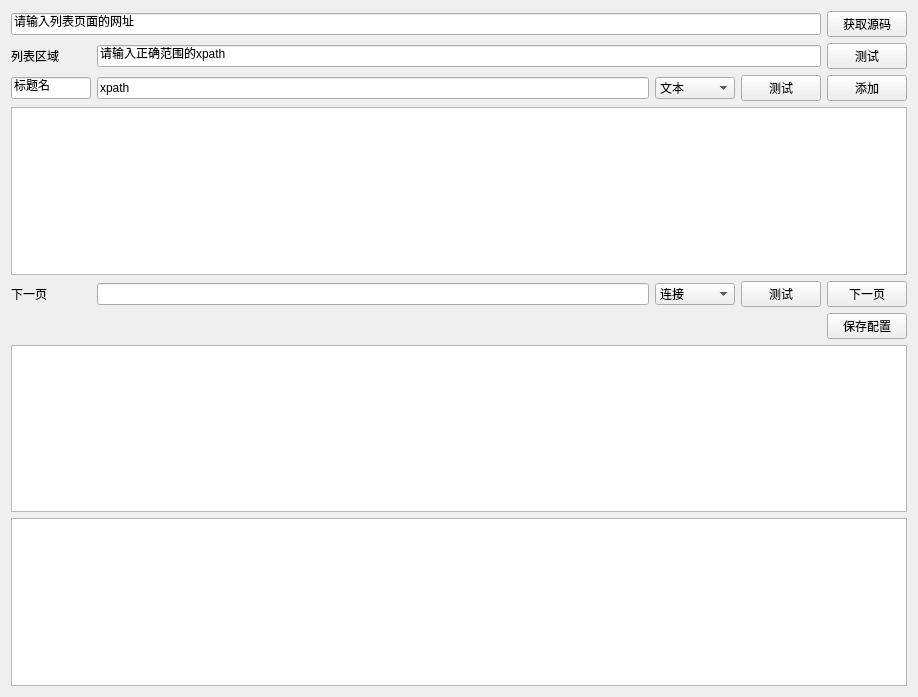
<?xml version="1.0" encoding="UTF-8"?>
<ui version="4.0">
 <class>Form</class>
 <widget class="QWidget" name="Form">
  <property name="geometry">
   <rect>
    <x>0</x>
    <y>0</y>
    <width>918</width>
    <height>697</height>
   </rect>
  </property>
  <property name="windowTitle">
   <string>Form</string>
  </property>
  <layout class="QGridLayout" name="gridLayout_2">
   <item row="0" column="0">
    <layout class="QGridLayout" name="gridLayout">
     <item row="1" column="0">
      <widget class="QLabel" name="label">
       <property name="minimumSize">
        <size>
         <width>60</width>
         <height>0</height>
        </size>
       </property>
       <property name="maximumSize">
        <size>
         <width>80</width>
         <height>16777215</height>
        </size>
       </property>
       <property name="text">
        <string>列表区域</string>
       </property>
      </widget>
     </item>
     <item row="2" column="5">
      <widget class="QPushButton" name="pushButton_3">
       <property name="minimumSize">
        <size>
         <width>60</width>
         <height>0</height>
        </size>
       </property>
       <property name="maximumSize">
        <size>
         <width>80</width>
         <height>16777215</height>
        </size>
       </property>
       <property name="text">
        <string>添加</string>
       </property>
      </widget>
     </item>
     <item row="1" column="5">
      <widget class="QPushButton" name="pushButton">
       <property name="minimumSize">
        <size>
         <width>60</width>
         <height>0</height>
        </size>
       </property>
       <property name="maximumSize">
        <size>
         <width>80</width>
         <height>16777215</height>
        </size>
       </property>
       <property name="text">
        <string>测试</string>
       </property>
      </widget>
     </item>
     <item row="0" column="5">
      <widget class="QPushButton" name="urlbutton">
       <property name="minimumSize">
        <size>
         <width>60</width>
         <height>0</height>
        </size>
       </property>
       <property name="maximumSize">
        <size>
         <width>80</width>
         <height>16777215</height>
        </size>
       </property>
       <property name="text">
        <string>获取源码</string>
       </property>
      </widget>
     </item>
     <item row="2" column="0">
      <widget class="QLineEdit" name="lineEdit_2">
       <property name="minimumSize">
        <size>
         <width>60</width>
         <height>0</height>
        </size>
       </property>
       <property name="maximumSize">
        <size>
         <width>80</width>
         <height>16777215</height>
        </size>
       </property>
       <property name="text">
        <string>标题名</string>
       </property>
      </widget>
     </item>
     <item row="2" column="4">
      <widget class="QPushButton" name="pushButton_2">
       <property name="minimumSize">
        <size>
         <width>60</width>
         <height>0</height>
        </size>
       </property>
       <property name="maximumSize">
        <size>
         <width>80</width>
         <height>16777215</height>
        </size>
       </property>
       <property name="text">
        <string>测试</string>
       </property>
      </widget>
     </item>
     <item row="3" column="0" colspan="6">
      <widget class="QTableWidget" name="tableWidget"/>
     </item>
     <item row="5" column="0">
      <widget class="QLabel" name="label_2">
       <property name="minimumSize">
        <size>
         <width>60</width>
         <height>0</height>
        </size>
       </property>
       <property name="maximumSize">
        <size>
         <width>80</width>
         <height>16777215</height>
        </size>
       </property>
       <property name="text">
        <string>下一页</string>
       </property>
      </widget>
     </item>
     <item row="0" column="0" colspan="5">
      <widget class="QLineEdit" name="urlLineEdit">
       <property name="text">
        <string>请输入列表页面的网址</string>
       </property>
      </widget>
     </item>
     <item row="1" column="1" colspan="4">
      <widget class="QLineEdit" name="lineEdit">
       <property name="text">
        <string>请输入正确范围的xpath</string>
       </property>
      </widget>
     </item>
     <item row="5" column="4">
      <widget class="QPushButton" name="pushButton_4">
       <property name="minimumSize">
        <size>
         <width>60</width>
         <height>0</height>
        </size>
       </property>
       <property name="maximumSize">
        <size>
         <width>80</width>
         <height>16777215</height>
        </size>
       </property>
       <property name="text">
        <string>测试</string>
       </property>
      </widget>
     </item>
     <item row="2" column="3">
      <widget class="QComboBox" name="comboBox">
       <property name="minimumSize">
        <size>
         <width>60</width>
         <height>0</height>
        </size>
       </property>
       <property name="maximumSize">
        <size>
         <width>80</width>
         <height>16777215</height>
        </size>
       </property>
       <item>
        <property name="text">
         <string>文本</string>
        </property>
       </item>
       <item>
        <property name="text">
         <string>连接</string>
        </property>
       </item>
       <item>
        <property name="text">
         <string>数组</string>
        </property>
       </item>
       <item>
        <property name="text">
         <string>数组转文本</string>
        </property>
       </item>
       <item>
        <property name="text">
         <string>文本拼接</string>
        </property>
       </item>
       <item>
        <property name="text">
         <string>文本截取</string>
        </property>
       </item>
       <item>
        <property name="text">
         <string>数组截取</string>
        </property>
       </item>
       <item>
        <property name="text">
         <string>二值转换</string>
        </property>
       </item>
       <item>
        <property name="text">
         <string>二值逆转换</string>
        </property>
       </item>
      </widget>
     </item>
     <item row="7" column="5">
      <widget class="QPushButton" name="saveConfButton">
       <property name="minimumSize">
        <size>
         <width>60</width>
         <height>0</height>
        </size>
       </property>
       <property name="maximumSize">
        <size>
         <width>80</width>
         <height>16777215</height>
        </size>
       </property>
       <property name="text">
        <string>保存配置</string>
       </property>
      </widget>
     </item>
     <item row="5" column="5">
      <widget class="QPushButton" name="nextPage">
       <property name="minimumSize">
        <size>
         <width>60</width>
         <height>0</height>
        </size>
       </property>
       <property name="maximumSize">
        <size>
         <width>80</width>
         <height>16777215</height>
        </size>
       </property>
       <property name="text">
        <string>下一页</string>
       </property>
      </widget>
     </item>
     <item row="2" column="1" colspan="2">
      <widget class="QLineEdit" name="lineEdit_3">
       <property name="minimumSize">
        <size>
         <width>400</width>
         <height>0</height>
        </size>
       </property>
       <property name="text">
        <string>xpath</string>
       </property>
      </widget>
     </item>
     <item row="5" column="1" colspan="2">
      <widget class="QLineEdit" name="lineEdit_4"/>
     </item>
     <item row="5" column="3">
      <widget class="QComboBox" name="comboBox_2">
       <property name="minimumSize">
        <size>
         <width>60</width>
         <height>0</height>
        </size>
       </property>
       <property name="maximumSize">
        <size>
         <width>80</width>
         <height>16777215</height>
        </size>
       </property>
       <item>
        <property name="text">
         <string>连接</string>
        </property>
       </item>
       <item>
        <property name="text">
         <string>文本拼接</string>
        </property>
       </item>
       <item>
        <property name="text">
         <string>文本截取</string>
        </property>
       </item>
      </widget>
     </item>
    </layout>
   </item>
   <item row="1" column="0">
    <widget class="QTextBrowser" name="textBrowser">
     <property name="minimumSize">
      <size>
       <width>1</width>
       <height>0</height>
      </size>
     </property>
    </widget>
   </item>
   <item row="2" column="0">
    <widget class="QTableView" name="tableView">
     <property name="showGrid">
      <bool>false</bool>
     </property>
    </widget>
   </item>
  </layout>
 </widget>
 <resources/>
 <connections/>
</ui>
